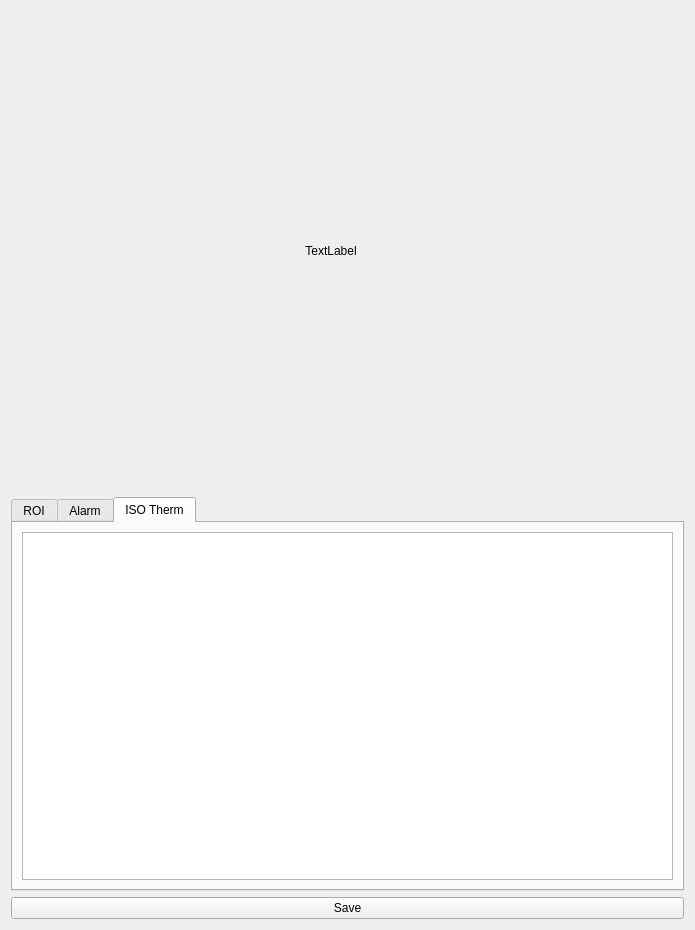
<?xml version="1.0" encoding="UTF-8"?>
<ui version="4.0">
 <class>Form</class>
 <widget class="QWidget" name="Form">
  <property name="geometry">
   <rect>
    <x>0</x>
    <y>0</y>
    <width>695</width>
    <height>930</height>
   </rect>
  </property>
  <property name="windowTitle">
   <string>Form</string>
  </property>
  <layout class="QVBoxLayout" name="verticalLayout">
   <item>
    <widget class="ROICaptureLabel" name="capture_image">
     <property name="minimumSize">
      <size>
       <width>640</width>
       <height>480</height>
      </size>
     </property>
     <property name="maximumSize">
      <size>
       <width>640</width>
       <height>480</height>
      </size>
     </property>
     <property name="text">
      <string>TextLabel</string>
     </property>
     <property name="alignment">
      <set>Qt::AlignCenter</set>
     </property>
    </widget>
   </item>
   <item>
    <widget class="QTabWidget" name="tabWidget">
     <property name="currentIndex">
      <number>2</number>
     </property>
     <widget class="QWidget" name="roi">
      <attribute name="title">
       <string>ROI</string>
      </attribute>
      <layout class="QVBoxLayout" name="verticalLayout_2">
       <item>
        <widget class="QTableWidget" name="roi_table">
         <property name="sizePolicy">
          <sizepolicy hsizetype="Expanding" vsizetype="Expanding">
           <horstretch>0</horstretch>
           <verstretch>0</verstretch>
          </sizepolicy>
         </property>
         <row>
          <property name="text">
           <string>0</string>
          </property>
         </row>
         <row>
          <property name="text">
           <string>1</string>
          </property>
         </row>
         <row>
          <property name="text">
           <string>2</string>
          </property>
         </row>
         <row>
          <property name="text">
           <string>3</string>
          </property>
         </row>
         <row>
          <property name="text">
           <string>4</string>
          </property>
         </row>
         <row>
          <property name="text">
           <string>5</string>
          </property>
         </row>
         <row>
          <property name="text">
           <string>6</string>
          </property>
         </row>
         <row>
          <property name="text">
           <string>7</string>
          </property>
         </row>
         <row>
          <property name="text">
           <string>8</string>
          </property>
         </row>
         <row>
          <property name="text">
           <string>9</string>
          </property>
         </row>
         <column>
          <property name="text">
           <string>is_used</string>
          </property>
         </column>
         <column>
          <property name="text">
           <string>Start X</string>
          </property>
         </column>
         <column>
          <property name="text">
           <string>Start Y</string>
          </property>
         </column>
         <column>
          <property name="text">
           <string>End X</string>
          </property>
         </column>
         <column>
          <property name="text">
           <string>End Y</string>
          </property>
         </column>
         <column>
          <property name="text">
           <string>Selected</string>
          </property>
         </column>
        </widget>
       </item>
      </layout>
     </widget>
     <widget class="QWidget" name="alarm">
      <attribute name="title">
       <string>Alarm</string>
      </attribute>
      <layout class="QVBoxLayout" name="verticalLayout_3">
       <item>
        <widget class="QTableWidget" name="alarm_table"/>
       </item>
      </layout>
     </widget>
     <widget class="QWidget" name="iso_therm">
      <attribute name="title">
       <string>ISO Therm</string>
      </attribute>
      <layout class="QVBoxLayout" name="verticalLayout_4">
       <item>
        <widget class="QTableWidget" name="iso_table"/>
       </item>
      </layout>
     </widget>
    </widget>
   </item>
   <item>
    <widget class="QPushButton" name="btn_save">
     <property name="text">
      <string>Save</string>
     </property>
    </widget>
   </item>
  </layout>
 </widget>
 <customwidgets>
  <customwidget>
   <class>ROICaptureLabel</class>
   <extends>QLabel</extends>
   <header>thermalcam.ui.widgets.roi_capture_widget</header>
  </customwidget>
 </customwidgets>
 <resources/>
 <connections/>
</ui>
